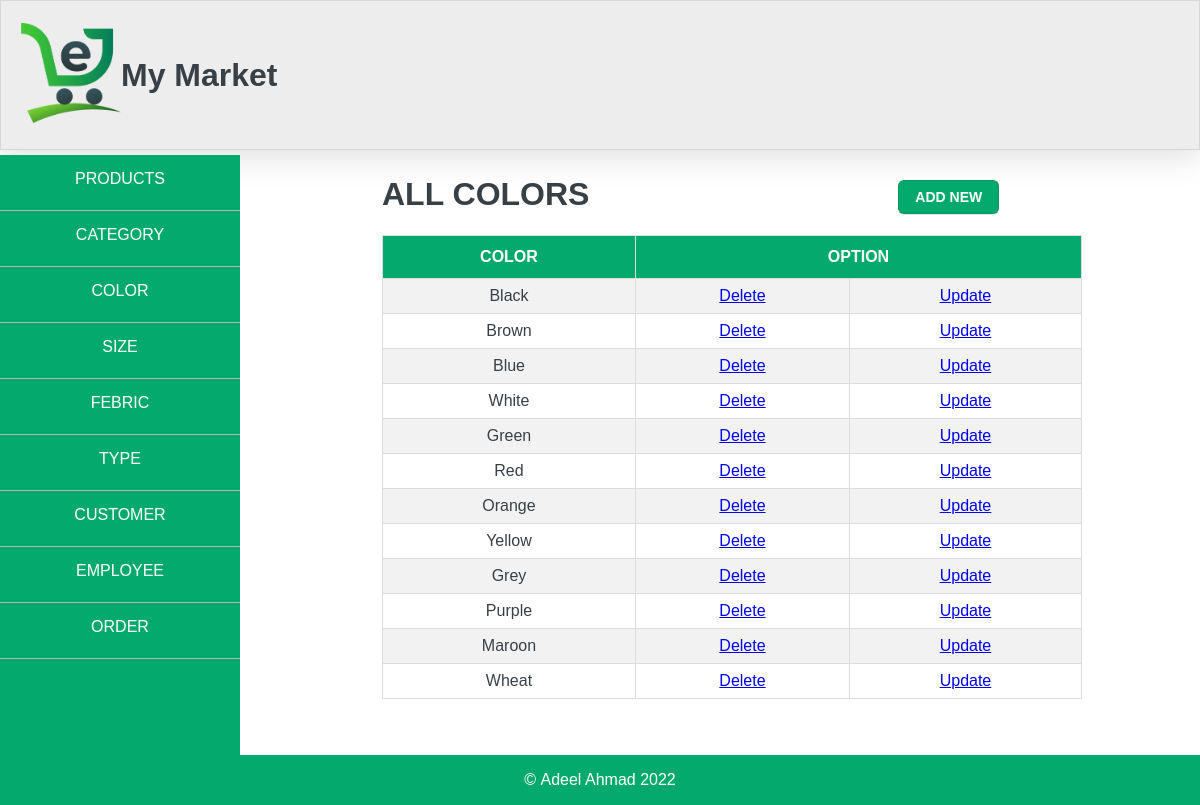
Screenshot of /display_color.php with the database file from the repository.
### tables this page shows
CREATE TABLE `color` (
  `co_id` int(11) NOT NULL,
  `name` text NOT NULL,
  `description` varchar(500) NOT NULL
);

### display_color.php (the view, shortened to what this page needs)
<!DOCTYPE html>
<html lang="en">
  <head>
    <link rel="stylesheet" href="web_style.css" />
  </head>
  <body>
    <?php include "nav.php";?>
    <div id="content"  style='height:auto;'>
      <form
        name="form1"
        style="width: 700px"
        method="post"
      >
        <h1>ALL COLORS <a href="color.php" class='button-3'style="margin-left:300px;" >ADD NEW</a> </h1>
        <table>
         <thead>
          <tr><th style="text-align:center;">COLOR</th><th colspan='2' style="text-align:center;">OPTION</th></tr>
          <?php
          include "connect.php";
          $q="SELECT name,co_id FROM color";
          $rows=$conn->query($q);
          if ($rows->num_rows > 0){
            while($row =$rows->fetch_assoc()){
                echo "<tr><td>".$row['name']."<td><a href='delete_color.php?ID=".$row['co_id']."'>Delete</a></td><td><a href='edit_color.php?ID=".$row['co_id']."'>Update</a></td>";
                }
          }
          ?>
         </thead>
        </table>
      </form>
    </div>
  </body>
</html>

### web_style.css (style rules this page uses)
form { width: 700px; }
header { margin: 0px; border: 0.5px solid rgba(132, 132, 133, 0.2); box-shadow: rgba(100, 100, 111, 0.2) 0px 7px 29px 0px; width: 100%; height: 150px; background-color: rgb(237, 237, 237); box-sizing: border-box; display: flex; align-items: center; }
img { width: 100px; height: 100px; margin-left: 20px; }
body { margin: 0px; padding: 0px; font-family: "Arial"; color: #384047; }
table { font-family: Arial, Helvetica, sans-serif; border-collapse: collapse; width: 100%; text-align: center; }
table td, table th { border: 1px solid #ddd; padding: 8px; }
table tr:nth-child(even) { background-color: #f2f2f2; }
table th { padding-top: 12px; padding-bottom: 12px; text-align: left; background-color: #04aa6d; color: white; }
#content { height: 450px; margin-top: 5px; width: 78%; float: right; margin-bottom: 20px; display: flex; justify-content: center; }
.button-3 { appearance: none; background-color: #04aa6d; border: 1px solid rgba(27, 31, 35, 0.15); border-radius: 6px; box-shadow: rgba(27, 31, 35, 0.1) 0 1px 0; box-sizing: border-box; color: #fff; cursor: pointer; display: inline-block; font-family: "Arial"; font-size: 14px; font-weight: 600; line-height: 20px; padding: 6px 16px; position: relative; text-align: center; text-decoration: none; touch-action: manipulation; vertical-align: middle; white-space: nowrap; }
footer { clear: both; display: flex; justify-content: center; align-items: center; width: 100%; height: 50px; background-color: #04aa6d; color: white; }

### rows the page displays
color: name "Black"
color: name "Brown"
color: name "Blue"
color: name "White"
color: name "Green"
color: name "Red"
color: name "Orange"
color: name "Yellow"
color: name "Grey"
color: name "Purple"
color: name "Maroon"
color: name "Wheat"
